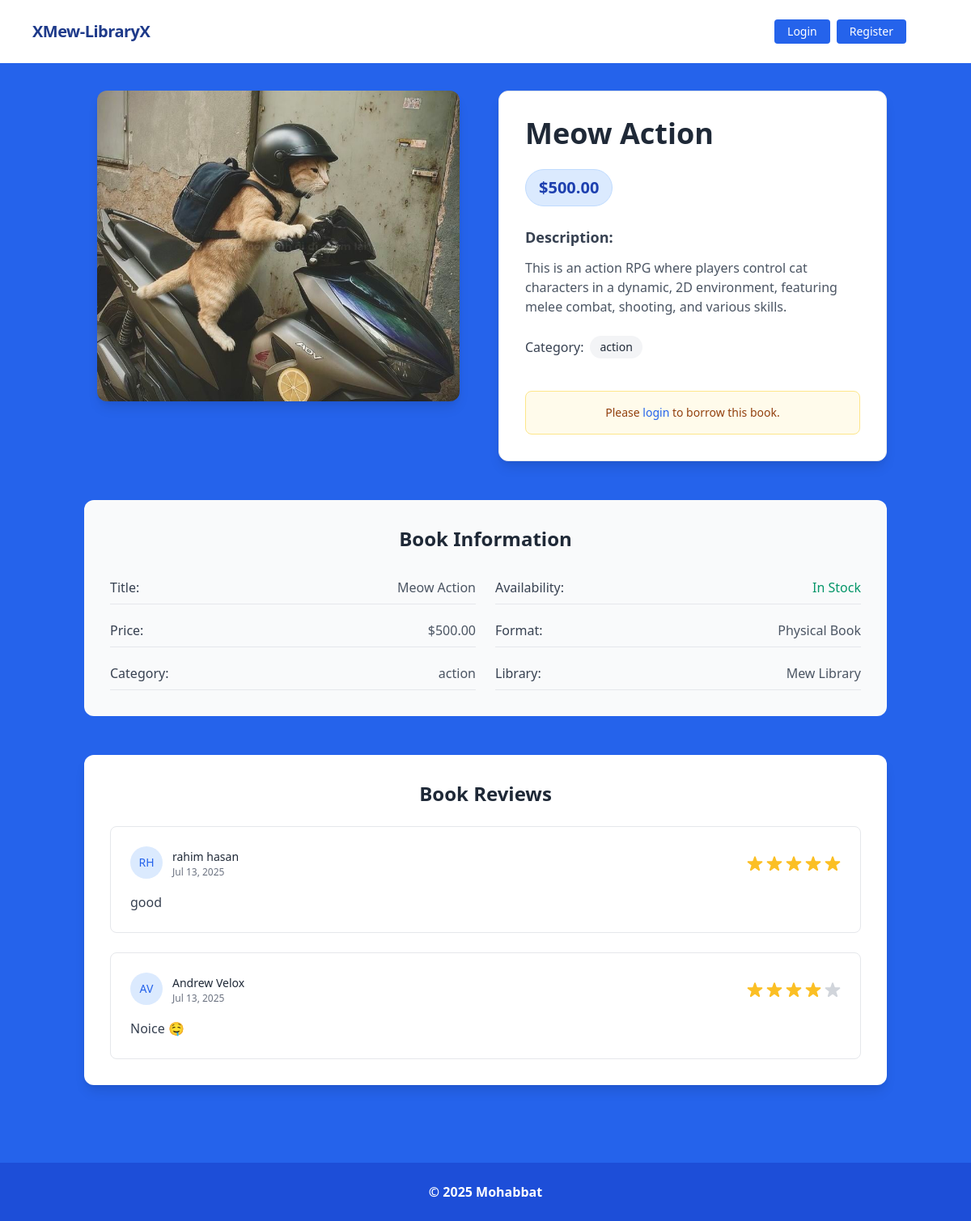
/books/details/3/, run on the app's committed database.
### books/models.py (models this page shows, shortened)
class Book(models.Model):
    name = models.CharField(max_length=40)
    description = models.TextField()
    price = models.DecimalField(max_digits=12, decimal_places=2)
    categories = models.ForeignKey(BookCategory, on_delete=models.CASCADE)
    image  = models.ImageField(upload_to='books/media/uploads/')
    raings = models.CharField(max_length=12,choices=BOOK_RATINGS,null=True,blank=True)
    quantity = models.IntegerField(max_length=12,null=True,blank=True)

class BookRating(models.Model):
    account = models.ForeignKey(UserLibraryAccount,on_delete=models.CASCADE, related_name='rating_account',null=True,blank=True)
    book = models.ForeignKey(Book,on_delete=models.CASCADE, related_name="bookratings")
    rating = models.CharField(max_length=12,choices=BOOK_RATINGS)
    body = models.TextField()
    created_on = models.DateTimeField(auto_now_add=True,null=True,blank=True)

### categories/models.py (models this page shows, shortened)
class BookCategory(models.Model):
    name = models.CharField(max_length=40)
    slug = models.SlugField(max_length=40,unique=True)

### account/models.py (models this page shows, shortened)
class UserLibraryAccount(models.Model):
    user = models.OneToOneField(User,related_name='account' , on_delete=models.CASCADE)
    gender = models.CharField(max_length=10,choices=GENDER_TYPE)
    balance = models.DecimalField(default=0,max_digits=12,decimal_places=2)
    initial_borrow_date = models.DateField(auto_now=True)
    birth_date = models.DateField(null=True,blank=True)
    phone_number = models.CharField(max_length=12)

### books/views.py (the view, shortened to what this page needs)
# urls.py: path('details/<int:id>/', BookDetailsView.as_view(), name = 'details'),
class BookDetailsView(DetailView):
    model = Book
    template_name = 'books/book_details.html'
    pk_url_kwarg = 'id'
    context_object_name = "book"
    def get_context_data(self, **kwargs):
        context = super().get_context_data(**kwargs)
        book = self.object
        ratings = book.bookratings.all()
        context['ratings']=ratings
        rating_form = RatingForm()
        context['rating_form'] = rating_form
        return context

### books/templates/books/book_details.html (shortened to what this page needs)
{% extends "base.html" %}
{% block content %}
<div class="container mx-auto px-4 py-8 pb-24">
    <div class="flex flex-col lg:flex-row gap-8 items-start justify-center max-w-6xl mx-auto">
        <div class="w-full lg:w-1/2 flex justify-center">
            <div class="max-w-md w-full">
                <img src="{{ book.image.url }}"
                     class="w-full h-auto rounded-xl shadow-lg object-cover max-h-96"
                     alt="{{ book.name }}"/>
            </div>
        </div>
        <div class="w-full lg:w-1/2">
            <div class="bg-white rounded-xl shadow-lg p-6 md:p-8 border border-gray-200">
                <div class="text-center lg:text-left space-y-6">
                    <h1 class="text-2xl md:text-3xl lg:text-4xl font-bold text-gray-800 leading-tight">
                        {{ book.name }}
                    </h1>
                    <div class="flex justify-center lg:justify-start">
                        <span class="bg-blue-100 text-blue-800 px-4 py-2 rounded-full text-xl font-bold border border-blue-200">
                            ${{ book.price }}
                        </span>
                    </div>
                    <div class="space-y-3">
                        <h3 class="text-lg font-semibold text-gray-700">Description:</h3>
                        <p class="text-gray-600 leading-relaxed text-sm md:text-base">
                            {{ book.description }}
                        </p>
                    </div>
                    <div class="flex items-center justify-center lg:justify-start gap-2">
                        <span class="text-gray-700 font-medium">Category:</span>
                        <span class="bg-gray-100 text-gray-800 px-3 py-1 rounded-full text-sm font-medium">
                            {{ book.categories.name }}
                        </span>
                    </div>
                    {% if request.user.is_authenticated %}
                    <div class="pt-4 space-y-3 ">
                        {%if already_bought %}
                            <div class="space-y-3 lg:space-x-3 ">
                                <div class="w-full lg:w-auto inline-block bg-gray-400 text-white font-semibold py-3 px-8 rounded-lg shadow-md text-center cursor-not-allowed opacity-75">
                                    <span class="flex items-center justify-center">
                                        <svg class="w-5 h-5 mr-2" fill="none" stroke="currentColor" viewBox="0 0 24 24">
                                            <path stroke-linecap="round" stroke-linejoin="round" stroke-width="2" d="M5 13l4 4L19 7"></path>
                                        </svg>
                                        Already Borrowed
                                    </span>
                                </div>
                                <button onclick="openRatingModal()"
                                   class="w-full lg:w-auto inline-block bg-orange-600 hover:bg-orange-700 text-black font-semibold py-3 px-5 rounded-lg transition-all duration-200 transform hover:scale-105 shadow-md hover:shadow-lg text-center">
                                    <span class="flex items-center justify-center">
                                        <svg class="w-5 h-5 mr-2" fill="none" stroke="currentColor" viewBox="0 0 24 24">
                                            <path stroke-linecap="round" stroke-linejoin="round" stroke-width="2" d="M11.049 2.927c.3-.921 1.603-.921 1.902 0l1.519 4.674a1 1 0 00.95.69h4.915c.969 0 1.371 1.24.588 1.81l-3.976 2.888a1 1 0 00-.363 1.118l1.518 4.674c.3.922-.755 1.688-1.538 1.118l-3.976-2.888a1 1 0 00-1.176 0l-3.976 2.888c-.783.57-1.838-.197-1.538-1.118l1.518-4.674a1 1 0 00-.363-1.118l-3.976-2.888c-.784-.57-.38-1.81.588-1.81h4.914a1 1 0 00.951-.69l1.519-4.674z"></path>
                                        </svg>
                                        Review Book
                                    </span>
                                </button>
                            </div>
                        {%else%}
                            {% if book.quantity > 0 %}
                            <a href="{% url "buy" book.id %}"
                            class="w-full lg:w-auto inline-block bg-blue-600 hover:bg-blue-700 text-white font-semibold py-3 px-8 rounded-lg transition-all duration-200 transform hover:scale-105 shadow-md hover:shadow-lg text-center">
                                Borrow Now
                            </a>
                            {%endif%}
                        {%endif%}
                        {% comment %} <div class="flex flex-col sm:flex-row gap-3 pt-2">
                            <button class="flex-1 bg-green-600 hover:bg-green-700 text-white font-medium py-2 px-4 rounded-lg transition-colors duration-200">
                                Add to Wishlist
                            </button>
                            <button class="flex-1 bg-gray-600 hover:bg-gray-700 text-white font-medium py-2 px-4 rounded-lg transition-colors duration-200">
                                Borrow Book
                            </button>
                        </div> {% endcomment %}
                    </div>
                    {% else %}
                    <div class="pt-4">
                        <div class="bg-yellow-50 border border-yellow-200 rounded-lg p-4 text-center">
                            <p class="text-yellow-800 text-sm">
                                Please <a href="{% url 'login' %}" class="text-blue-600 hover:text-blue-800 font-medium">login</a> to borrow this book.
                            </p>
                        </div>
                    </div>
                    {% endif %}
                </div>
            </div>
        </div>
    </div>
    <div class="max-w-6xl mx-auto mt-12">
        <div class="bg-gray-50 rounded-xl p-6 md:p-8">
            <h2 class="text-xl md:text-2xl font-bold text-gray-800 mb-6 text-center">Book Information</h2>
            <div class="grid grid-cols-1 md:grid-cols-2 gap-6">
                <div class="space-y-3">
                    <div class="flex justify-between py-2 border-b border-gray-200">
                        <span class="font-medium text-gray-700">Title:</span>
                        <span class="text-gray-600">{{ book.name }}</span>
                    </div>
                    <div class="flex justify-between py-2 border-b border-gray-200">
                        <span class="font-medium text-gray-700">Price:</span>
                        <span class="text-gray-600">${{ book.price }}</span>
                    </div>
                    <div class="flex justify-between py-2 border-b border-gray-200">
                        <span class="font-medium text-gray-700">Category:</span>
                        <span class="text-gray-600">{{ book.categories.name }}</span>
                    </div>
                </div>
                <div class="space-y-3">
                    <div class="flex justify-between py-2 border-b border-gray-200">
                        <span class="font-medium text-gray-700">Availability:</span>
                        {% if book.quantity > 0 %}
                        <span class="text-green-600 font-medium">In Stock</span>
                        {% else %}
                        <span class="text-red-600 font-medium">Out of Stock</span>
                        {% endif %}
                    </div>
                    <div class="flex justify-between py-2 border-b border-gray-200">
                        <span class="font-medium text-gray-700">Format:</span>
                        <span class="text-gray-600">Physical Book</span>
                    </div>
                    <div class="flex justify-between py-2 border-b border-gray-200">
                        <span class="font-medium text-gray-700">Library:</span>
                        <span class="text-gray-600">Mew Library</span>
                    </div>
                </div>
            </div>
        </div>
    </div>
    <div class="max-w-6xl mx-auto mt-12">
        <div class="bg-white rounded-xl shadow-lg p-6 md:p-8">
            <h2 class="text-xl md:text-2xl font-bold text-gray-800 mb-6 text-center">Book Reviews</h2>
            {% if ratings %}
                <div class="space-y-6">
                    {% for rating_val in ratings %}
                    <div class="border border-gray-200 rounded-lg p-6 hover:shadow-md transition-shadow duration-200">
                        <div class="flex flex-col sm:flex-row sm:items-center sm:justify-between mb-4">
                            <div class="flex items-center space-x-3 mb-2 sm:mb-0">
                                <div class="w-10 h-10 bg-blue-100 rounded-full flex items-center justify-center">
                                    <span class="text-blue-600 font-medium text-sm">
                                        {{ rating_val.account.user.first_name|first|upper }}{{ rating_val.account.user.last_name|first|upper }}
                                    </span>
                                </div>
                                <div>
                                    <span class="text-sm font-medium text-gray-800">
                                        {{ rating_val.account.user.first_name }} {{ rating_val.account.user.last_name }}
                                    </span>
                                    <div class="text-xs text-gray-500">
                                        {{ rating_val.created_on|date:"M d, Y" }}
                                    </div>
                                </div>
                            </div>
                            <div class="flex items-center space-x-1">
                            </div>
                        </div>
                        <p class="text-gray-700 leading-relaxed">{{ rating_val.body }}</p>
                    </div>
                    {% endfor %}
                </div>
            {% endif %}
        </div>
    </div>
</div>
{% endblock content %}

### data on the page
Book: image (picture), name "Meow Action", price "500.00", description "This is an action RPG where players control cat characters in a dynamic, 2D environment, featuring melee combat, shooting, and various skills.", categories.name "action"
BookRating: account.user.first_name|first "R", account.user.last_name|first "H", account.user.first_name "rahim", account.user.last_name "hasan", created_on "Jul 13, 2025", rating "5" (drawn), body "good"
BookRating: account.user.first_name|first "A", account.user.last_name|first "V", account.user.first_name "Andrew", account.user.last_name "Velox", created_on "Jul 13, 2025", rating "4" (drawn), body "Noice 🤤"
